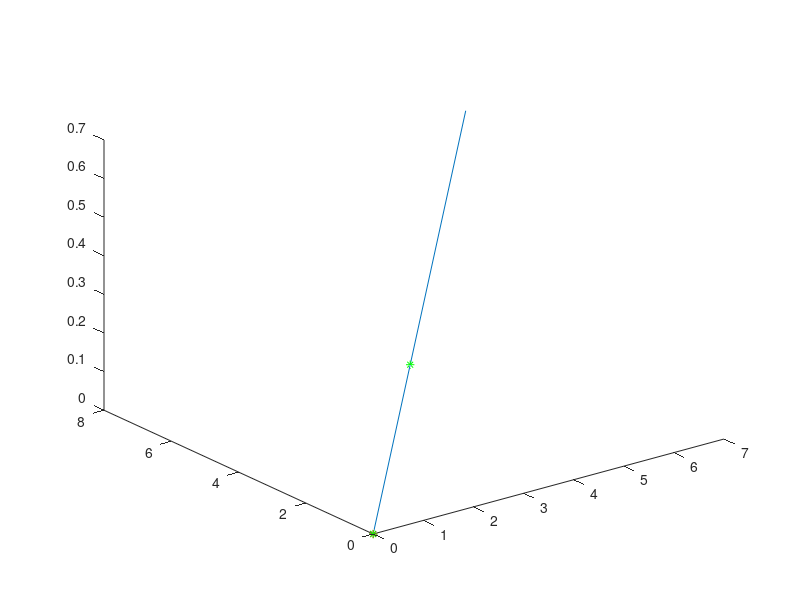

Source code (MATLAB): (Note: this script raises an error after producing the figure.)
close all

l_arm = 10;                                                                 %length of arm
l_hand = 8;                                                                 %length of hand

l_imu1 = 4;                                                                 %distance along arm of IMU1
l_imu2 = 3;                                                                 %distance along hand of IMU2

O = [0,0,0];                                                                %position of origin
v_arm = [12,13,1];                                                          %vector of arbitrary length defining direction of arm (find from IMU1)
v_arm_n = v_arm/norm(v_arm);                                                %normalised direction of arm
P_joint = O + l_arm * v_arm_n;                                              %position of joint centre    

u_arm = [0,0,3];                                                         %vector of arbitrary length defining orientation of arm (note z component is set below to ensure orientation makes sense)
u_arm(1) = -(u_arm(2)*v_arm(2)+u_arm(3)*v_arm(3))/v_arm(1);                 %ensure orthog to arm
u_arm_n = u_arm/norm(u_arm);                                                %normalised orientation vector of arm

% x,y,z used to plot arm
arm_x = [O(1);P_joint(1)];                                                  
arm_y = [O(2);P_joint(2)];
arm_z = [O(3);P_joint(3)];

P_imu1 = O + l_imu1*v_arm_n;                                                %position of IMU1
% x,y,z used to plot IMU1
imu1_x = [O(1);P_imu1(1)];
imu1_y = [O(2);P_imu1(2)];
imu1_z = [O(3);P_imu1(3)];

v_hand = [10,0,10];                                                          %vector of arbitrary length defining direction of hand (find from IMU2)
v_hand_n = v_hand/norm(v_hand);                                             %normalised direction of hand

u_hand = [-60,0,30];                                                        %vector of arbitrary length defining orientation of hand (note z component is set below to ensure orientation makes sense)
u_hand(3) = -(u_hand(1)*v_hand(1)+u_arm(2)*v_hand(2))/v_hand(3);            %ensure orthog to hand
u_hand_n = u_hand/norm(u_hand);                                             %normalised orientation vector of hand

% x,y,z used to plot hand
hand_x = [P_joint(1);P_joint(1)+l_hand*v_hand_n(1)];                        
hand_y = [P_joint(2);P_joint(2)+l_hand*v_hand_n(2)];
hand_z = [P_joint(3);P_joint(3)+l_hand*v_hand_n(3)];

P_imu2 = P_joint+l_imu2*v_hand_n;                                           %position of IMU2
% x,y,z used to plot IMU2
imu2_x = [O(1);P_imu2(1)];
imu2_y = [O(2);P_imu2(2)];
imu2_z = [O(3);P_imu2(3)];

% Plotting
plot3(O(1),O(2),O(3),"r*" )                                                 %plot origin
hold on

%plot arm
plot3(arm_x,arm_y, arm_z)                                                   %plot arm
plot3(imu1_x,imu1_y, imu1_z,"g*")                                           %plot imu1

%plot IMU1 frame
frame_imu1_x_start = P_imu1;
frame_imu1_x_end = P_imu1 + v_arm_n;
arrow(frame_imu1_x_start,frame_imu1_x_end,'linewidth',2,'Length',6,'color','r'); %unsure why linewith = 1 looks dif to later

frame_imu1_y_start = P_imu1;
frame_imu1_y_end = P_imu1 + u_arm_n;
arrow(frame_imu1_y_start,frame_imu1_y_end,'linewidth',2,'Length',6,'color','g');

frame_imu1_z_start = P_imu1;
frame_imu1_z_end = P_imu1 + cross(v_arm_n,u_arm_n);
arrow(frame_imu1_z_start,frame_imu1_z_end,'linewidth',2,'Length',6,'color','b');


plot3(hand_x,hand_y, hand_z,"m")                                            %plot hand
plot3(imu2_x,imu2_y, imu2_z,"g*")                                           %plot imu2

%plot IMU2 frame
frame_imu2_x_start = P_imu2;
frame_imu2_x_end = P_imu2 + v_hand_n;
arrow(frame_imu2_x_start,frame_imu2_x_end,'linewidth',1,'Width',1,'Length',6,'color','r');

frame_imu2_y_start = P_imu2;
frame_imu2_y_end = P_imu2 + u_hand_n;
arrow(frame_imu2_y_start,frame_imu2_y_end,'linewidth',1,'Width',1,'Length',6,'color','g');

frame_imu2_z_start = P_imu2;
frame_imu2_z_end = P_imu2 + cross(v_hand_n,u_hand_n);
arrow(frame_imu2_z_start,frame_imu2_z_end,'linewidth',1,'Width',1,'Length',6,'color','b');

xlabel("X")
ylabel("Y")
zlabel("Z")

% plot IMU1 plane
v1 = v_arm_n;
v2 = u_arm_n;
n_vec = cross(v1,v2); %w_arm
imu1_plane = fsurf(@(x,y) ((n_vec(1)*O(1)+ n_vec(2)*O(2)+n_vec(3)*O(3))- n_vec(1)*x-n_vec(2)*y)/n_vec(3),...
    [min(min(arm_x, hand_x)),max(max(arm_x, hand_x)),min(min(arm_y, hand_y)),max(max(arm_y, hand_y))],'MeshDensity',2);

set(imu1_plane,'FaceColor',[0 1 0], ...
      'FaceAlpha',0.1,'EdgeColor','none')

  % plot IMU2 plane

v1 = v_hand_n;
v2 = n_vec; %w_arm_n;
n_vec2 = cross(v1,v2)/norm(cross(v1,v2));

% n_vec2 = u_hand_n;
% n_vec2 = v_arm_n;

imu2_plane = fsurf(@(x,y) ((n_vec2(1)*P_joint(1)+ n_vec2(2)*P_joint(2)+n_vec2(3)*P_joint(3))- n_vec2(1)*x-n_vec2(2)*y)/n_vec2(3),...
    [min(min(arm_x, hand_x)),max(max(arm_x, hand_x)),min(min(arm_y, hand_y)),max(max(arm_y, hand_y))],'MeshDensity',2,'edgecolor','none');

set(imu2_plane,'FaceColor',[0 1 1], ...
      'FaceAlpha',0.1,'EdgeColor','none')


imu1_plane.FaceAlpha = 0.1 ;                                                % set transparency of planes
imu2_plane.FaceAlpha = 0.1 ;


v_intersection = cross(n_vec,n_vec2);                                       % find vector of intersection of planes
v_intersection_n = v_intersection/norm(v_intersection);                     % normalise

%x,y,z used to plot line of intersection
intersection_x = [P_joint(1)-l_hand*v_intersection_n(1);P_joint(1)+l_hand*v_intersection_n(1)];
intersection_y = [P_joint(2)-l_hand*v_intersection_n(2);P_joint(2)+l_hand*v_intersection_n(2)];
intersection_z = [P_joint(3)-l_hand*v_intersection_n(3);P_joint(3)+l_hand*v_intersection_n(3)];

%X,y,z used to extend arm
arm_ext_x = [P_joint(1);P_joint(1)+l_hand*v_arm_n(1)];
arm_ext_y = [P_joint(2);P_joint(2)+l_hand*v_arm_n(2)];
arm_ext_z = [P_joint(3);P_joint(3)+l_hand*v_arm_n(3)];


plot3(intersection_x, intersection_y, intersection_z,'r--');                %plot line of intersection
plot3(arm_ext_x, arm_ext_y, arm_ext_z,'b--');                               %plot arm extention

%scale plot
h = get(gca,'DataAspectRatio') ;
if h(3)==1
      set(gca,'DataAspectRatio',[1 1 1])
else
      set(gca,'DataAspectRatio',[1 1 1])
end

zlim([min(min(arm_z, hand_z)),max(max(arm_z, hand_z))])

proj_angle = acos(dot(v_arm_n, v_intersection_n))*360/(2*pi);                    %find angle
fprintf('Angle between arm and hand in plane of hand: %4.2f\260 \n', proj_angle)